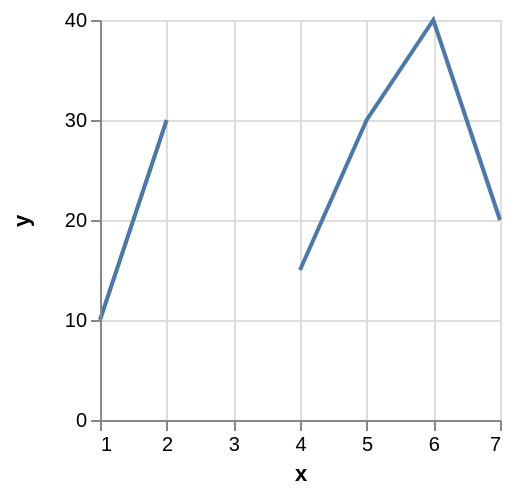

Specify this chart in Vega-Lite:
### Vega specification from a JSON file in a GitHub repository (floating-point values rounded to 4 significant figures)
{"$schema": "https://vega.github.io/schema/vega/v4.json", "description": "A simple bar chart with embedded data.", "autosize": "pad", "padding": 5, "width": 200, "height": 200, "style": "cell", "data": [{"name": "source_0", "values": [{"x": 1, "y": 10}, {"x": 2, "y": 30}, {"x": 3, "y": null}, {"x": 4, "y": 15}, {"x": 5, "y": 30}, {"x": 6, "y": 40}, {"x": 7, "y": 20}]}, {"name": "data_0", "source": "source_0", "transform": [{"type": "formula", "expr": "toNumber(datum[\"x\"])", "as": "x"}, {"type": "formula", "expr": "toNumber(datum[\"y\"])", "as": "y"}]}], "marks": [{"name": "marks", "type": "line", "style": ["line"], "sort": {"field": "datum[\"x\"]", "order": "descending"}, "from": {"data": "data_0"}, "encode": {"update": {"stroke": {"value": "#4c78a8"}, "tooltip": {"signal": "{\"x\": format(datum[\"x\"], \"\"), \"y\": format(datum[\"y\"], \"\")}"}, "x": {"scale": "x", "field": "x"}, "y": {"scale": "y", "field": "y"}, "defined": {"signal": "datum[\"x\"] !== null && !isNaN(datum[\"x\"]) && datum[\"y\"] !== null && !isNaN(datum[\"y\"])"}}}}], "scales": [{"name": "x", "type": "linear", "domain": {"data": "data_0", "field": "x"}, "range": [0, {"signal": "width"}], "nice": true, "zero": false}, {"name": "y", "type": "linear", "domain": {"data": "data_0", "field": "y"}, "range": [{"signal": "height"}, 0], "nice": true, "zero": true}], "axes": [{"scale": "x", "orient": "bottom", "grid": false, "title": "x", "labelFlush": true, "labelOverlap": true, "tickCount": {"signal": "ceil(width/40)"}, "zindex": 1}, {"scale": "x", "orient": "bottom", "gridScale": "y", "grid": true, "tickCount": {"signal": "ceil(width/40)"}, "domain": false, "labels": false, "maxExtent": 0, "minExtent": 0, "ticks": false, "zindex": 0}, {"scale": "y", "orient": "left", "grid": false, "title": "y", "labelOverlap": true, "tickCount": {"signal": "ceil(height/40)"}, "zindex": 1}, {"scale": "y", "orient": "left", "gridScale": "x", "grid": true, "tickCount": {"signal": "ceil(height/40)"}, "domain": false, "labels": false, "maxExtent": 0, "minExtent": 0, "ticks": false, "zindex": 0}], "config": {"axisY": {"minExtent": 30}}}
